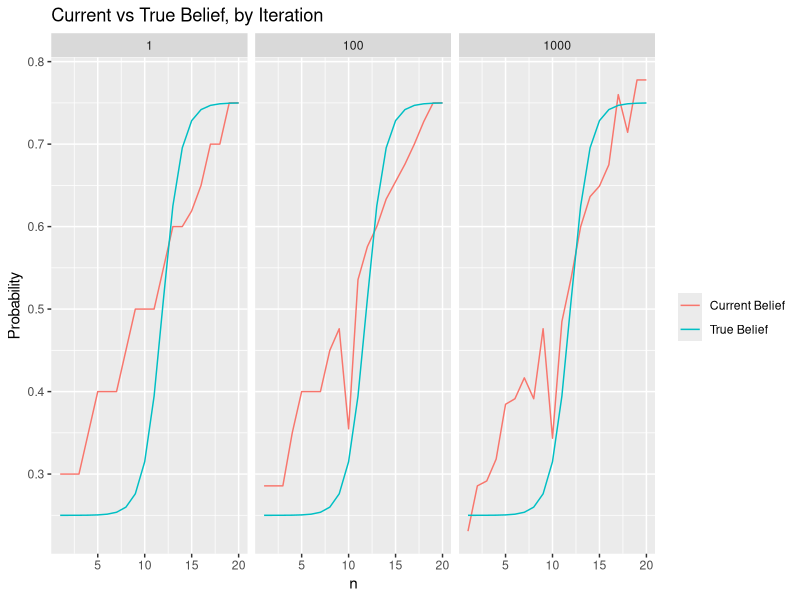
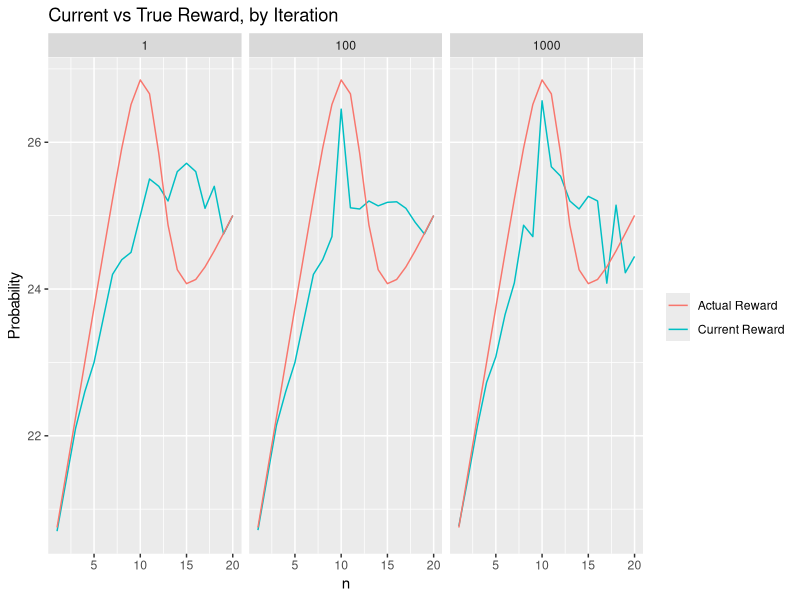
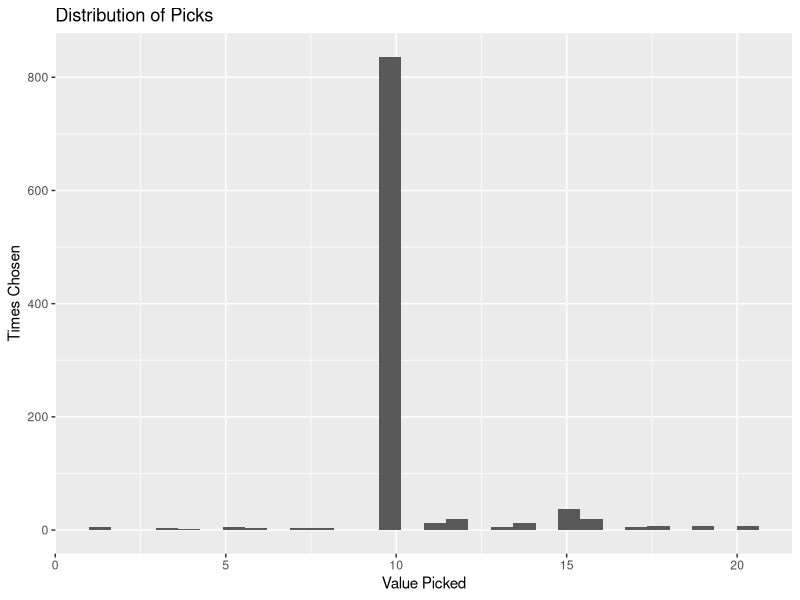
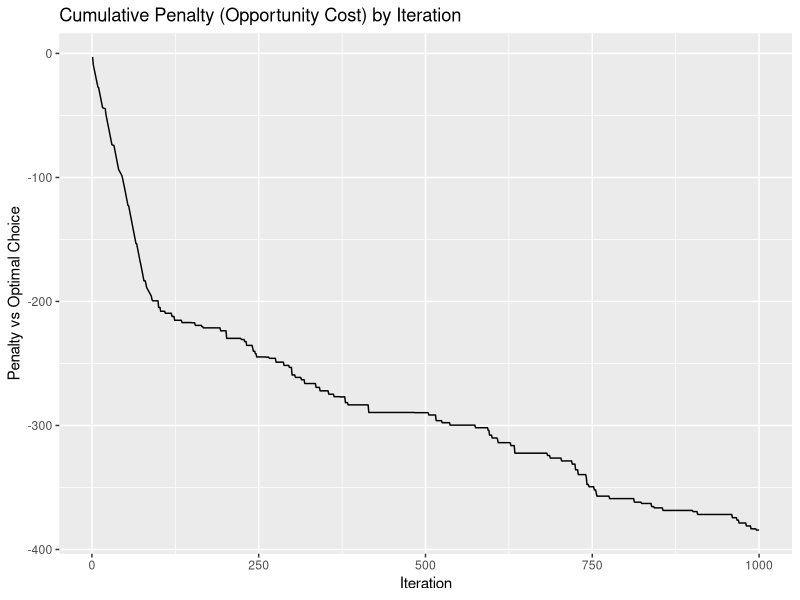
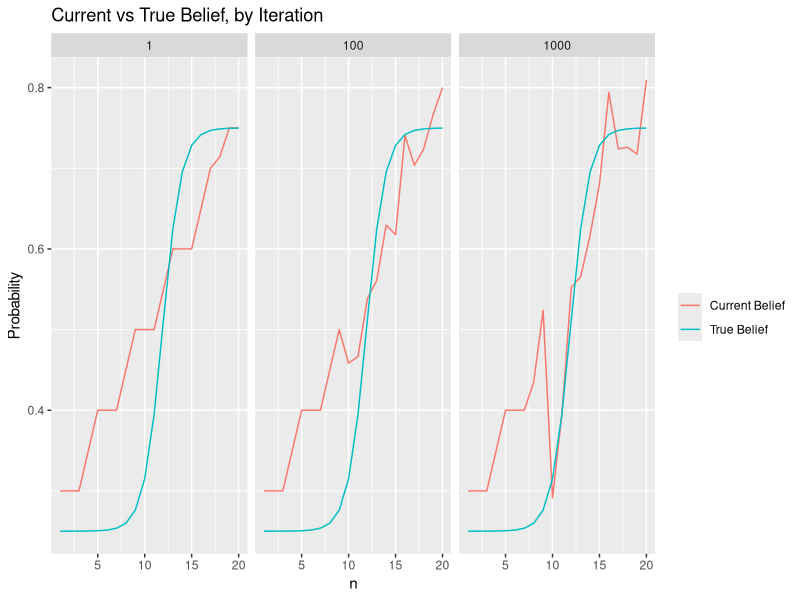
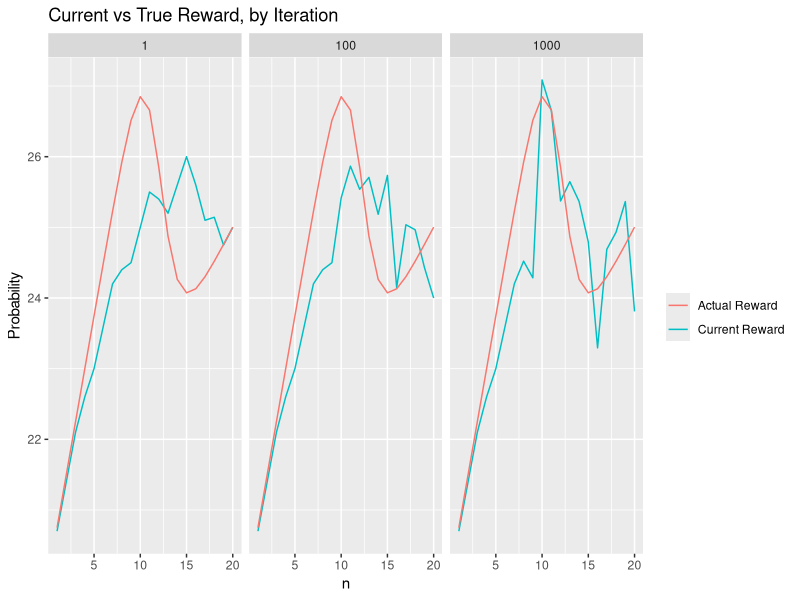
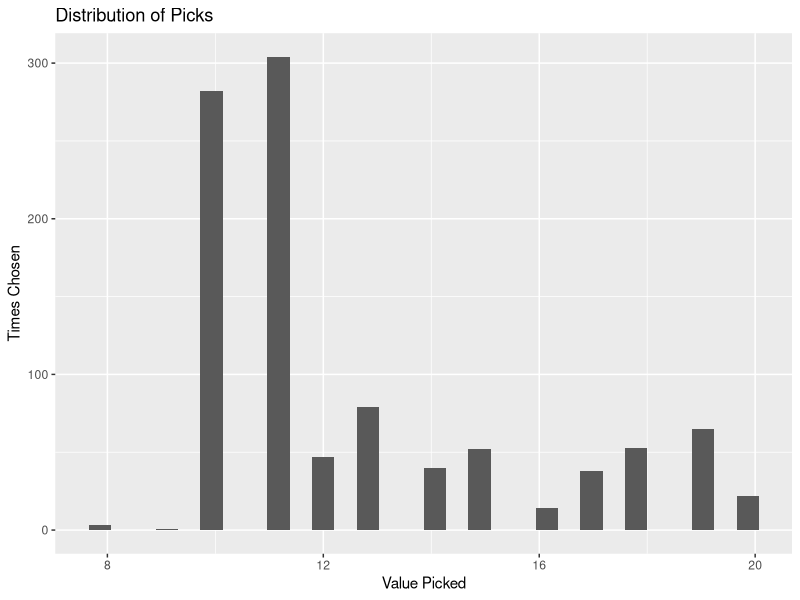
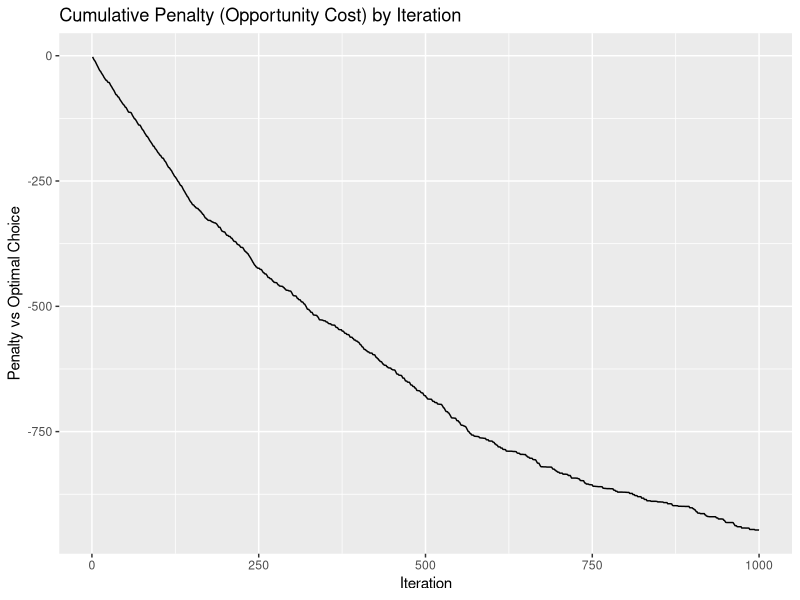

R code for these plots, in order:
### inspiration:
# http://blog.locut.us/2011/09/22/proportionate-ab-testing/
# http://stevehanov.ca/blog/index.php?id=132

# Earn & Learn
# - start with a current belief
# - draw based on that belief
# - apply a reward function to each draw
# - execute based on the reward function
# - update current belief based on result of execution

install.packages(c('data.table', 'plyr', 'ggplot2'))
library(data.table)
library(plyr)
library(ggplot2)

########## FUNCTIONS ##########

# Range to explore functions
numeric_variable <- 1:20

logistic_function <- function(x) {
  0.25+0.5/(1+exp(-(1*(x-12)+0.1)))
}

linear_function <- function(x) {
  0.25+x*0.025
}

# Draw from the beta dist
draw_belief <- Vectorize(function(s, f) {
  rbeta(1,s,f)
})

# reward function
# takes a probability and an index
# returns an outcome
reward_function <- function(p,i) {
  20-(p-1)*i
}

# Evaluate the result of a draw
evaluate_draw <- function(i) {
  p <- logistic_function(draw_result)
  outcome <- sample(c(0,1),1,replace=TRUE,prob=(c(1-p, p)))
  return(outcome)
}

# Express beliefs as a function
belief_as_function <- function(x) {
  aaply(
    .data=numeric_variable
    , .margins=1
    , .fun=function(i) {
      return(x$successes[i]/(x$successes[i]+x$failures[i]))
    }
  )
}

####### ITERATE #########

# Current belief - linear
current_belief_beta <- list(
  successes=round(rep(20, 20) * linear_function(numeric_variable))
  , failures=20-round(rep(20, 20) * linear_function(numeric_variable))
)

current_belief_k <- list(
  successes=round(rep(20, 20) * linear_function(numeric_variable))
  , failures=20-round(rep(20, 20) * linear_function(numeric_variable))
)

# Prep
trials <- 1000
belief_list_beta <- list()
pick_list_beta <- list()
belief_list_k <- list()
pick_list_k <- list()

# Main loop
for (k in 1:trials) {

  #### Beta-dist apppraoch ####
  
  # randomly draw from beta dist for each value we have a belief for
  draw <- draw_belief(
    current_belief_beta$successes
    , current_belief_beta$failures
  )
  
  # apply reward to the random draws
  weighted_draws <- reward_function(draw, numeric_variable)
  
  # Find the best result after reward
  draw_result <- min(which(weighted_draws == max(weighted_draws)))
  
  # Draw from that distro
  outcome <- evaluate_draw(draw_result)
  
  # Update beliefs
  if (outcome) {
    current_belief_beta$successes[draw_result] <- current_belief_beta$successes[draw_result]+1
  } else {
    current_belief_beta$failures[draw_result] <- current_belief_beta$failures[draw_result]+1
  }
  
  ### record data
  
  # what was our belief after that iteration?
  belief_list_beta[[length(belief_list_beta)+1]] <- data.table(
    iteration=k
    , n=numeric_variable
    , val=belief_as_function(current_belief_beta)
    , wgt=reward_function(belief_as_function(current_belief_beta), numeric_variable)
  )
  
  # which choice did we pick?
  pick_list_beta[[length(pick_list_beta)+1]] <- data.table(
    iteration=k
    , pick=draw_result
    , result=reward_function(logistic_function(draw_result), draw_result)
  )
  
  #### 10% approach
  
  # chance to just sample at random
  if (runif(1,0,1) <= 0.1) {
    draw_result <- sample(numeric_variable, 1)
  } else {
    
    # choose the best point to our current knowledge
    weighted_draws <- reward_function(belief_as_function(current_belief_k), numeric_variable)
    draw_result <- min(which(weighted_draws == max(weighted_draws)))
  }
  
  # Draw from that distro
  outcome <- evaluate_draw(draw_result)
  
  # Update beliefs
  if (outcome) {
    current_belief_k$successes[draw_result] <- current_belief_k$successes[draw_result]+1
  } else {
    current_belief_k$failures[draw_result] <- current_belief_k$failures[draw_result]+1
  }
  
  ### record data
  
  # what was our belief after that iteration?
  belief_list_k[[length(belief_list_k)+1]] <- data.table(
    iteration=k
    , n=numeric_variable
    , val=belief_as_function(current_belief_k)
    , wgt=reward_function(belief_as_function(current_belief_k), numeric_variable)
  )
  
  # which choice did we pick?
  pick_list_k[[length(pick_list_k)+1]] <- data.table(
    iteration=k
    , pick=draw_result
    , result=reward_function(logistic_function(draw_result), draw_result)
  )
  
}

belief_table_beta <- Reduce(rbind, belief_list_beta)
belief_table_k <- Reduce(rbind, belief_list_k)
pick_table_beta <- Reduce(rbind, pick_list_beta)
pick_table_k <- Reduce(rbind, pick_list_k)

####### RESULTS #########

# calculate the best possible outcoming, and a running tally of difference
pick_table_beta[,best:=reward_function(logistic_function(10),10)]
pick_table_beta[,tally:=cumsum(result-best)]
pick_table_k[,best:=reward_function(logistic_function(10),10)]
pick_table_k[,tally:=cumsum(result-best)]


#plot epsilon-gamma 
p1 <- ggplot(belief_table_k[iteration %in% c(1,100,1000,10000),], aes(x=n, y=val)) +
  geom_line(aes(color="Current Belief")) +
  geom_line(data=data.frame(n=1:20, val=logistic_function(1:20)), aes(color="True Belief"))+
  scale_color_discrete(guide=guide_legend(""))+
  ggtitle("Current vs True Belief, by Iteration")+
  ylab("Probability")+
  facet_wrap('iteration')

p2 <- ggplot(belief_table_k[iteration %in% c(1,100,1000,10000),], aes(x=n, y=wgt)) +
  geom_line(aes(color="Current Reward")) +
  geom_line(data=data.frame(n=1:20, wgt=reward_function(logistic_function(1:20), 1:20)), aes(color="Actual Reward"))+
  scale_color_discrete(guide=guide_legend(""))+
  ggtitle("Current vs True Reward, by Iteration")+
  ylab("Probability")+
  facet_wrap('iteration')

p3 <- ggplot(pick_table_k, aes(x=pick)) + geom_histogram()+
  ylab("Times Chosen")+
  xlab("Value Picked")+
  ggtitle("Distribution of Picks")

p4 <- ggplot(pick_table_k, aes(x=iteration, y=tally)) + geom_line() +
  ylab("Penalty vs Optimal Choice") +
  xlab("Iteration")+
  ggtitle("Cumulative Penalty (Opportunity Cost) by Iteration")

png("k1.png", 600, 400, res=96)
p1
dev.off()
png("k2.png", 600, 400, res=96)
p2
dev.off()
png("k3.png", 600, 400, res=96)
p3
dev.off()
png("k4.png", 600, 400, res=96)
p4
dev.off()


# plot beta
p1 <- ggplot(belief_table_beta[iteration %in% c(1,100,1000,10000),], aes(x=n, y=val)) +
  geom_line(aes(color="Current Belief")) +
  geom_line(data=data.frame(n=1:20, val=logistic_function(1:20)), aes(color="True Belief"))+
  scale_color_discrete(guide=guide_legend(""))+
  ggtitle("Current vs True Belief, by Iteration")+
  ylab("Probability")+
  facet_wrap('iteration')

p2 <- ggplot(belief_table_beta[iteration %in% c(1,100,1000,10000),], aes(x=n, y=wgt)) +
  geom_line(aes(color="Current Reward")) +
  geom_line(data=data.frame(n=1:20, wgt=reward_function(logistic_function(1:20), 1:20)), aes(color="Actual Reward"))+
  scale_color_discrete(guide=guide_legend(""))+
  ggtitle("Current vs True Reward, by Iteration")+
  ylab("Probability")+
  facet_wrap('iteration')

p3 <- ggplot(pick_table_beta, aes(x=pick)) + geom_histogram()+
  ylab("Times Chosen")+
  xlab("Value Picked")+
  ggtitle("Distribution of Picks")

p4 <- ggplot(pick_table_beta, aes(x=iteration, y=tally)) + geom_line() +
  ylab("Penalty vs Optimal Choice") +
  xlab("Iteration")+
  ggtitle("Cumulative Penalty (Opportunity Cost) by Iteration")

png("beta1.png", 600, 400, res=96)
p1
dev.off()
png("beta2.png", 600, 400, res=96)
p2
dev.off()
png("beta3.png", 600, 400, res=96)
p3
dev.off()
png("beta4.png", 600, 400, res=96)
p4
dev.off()
